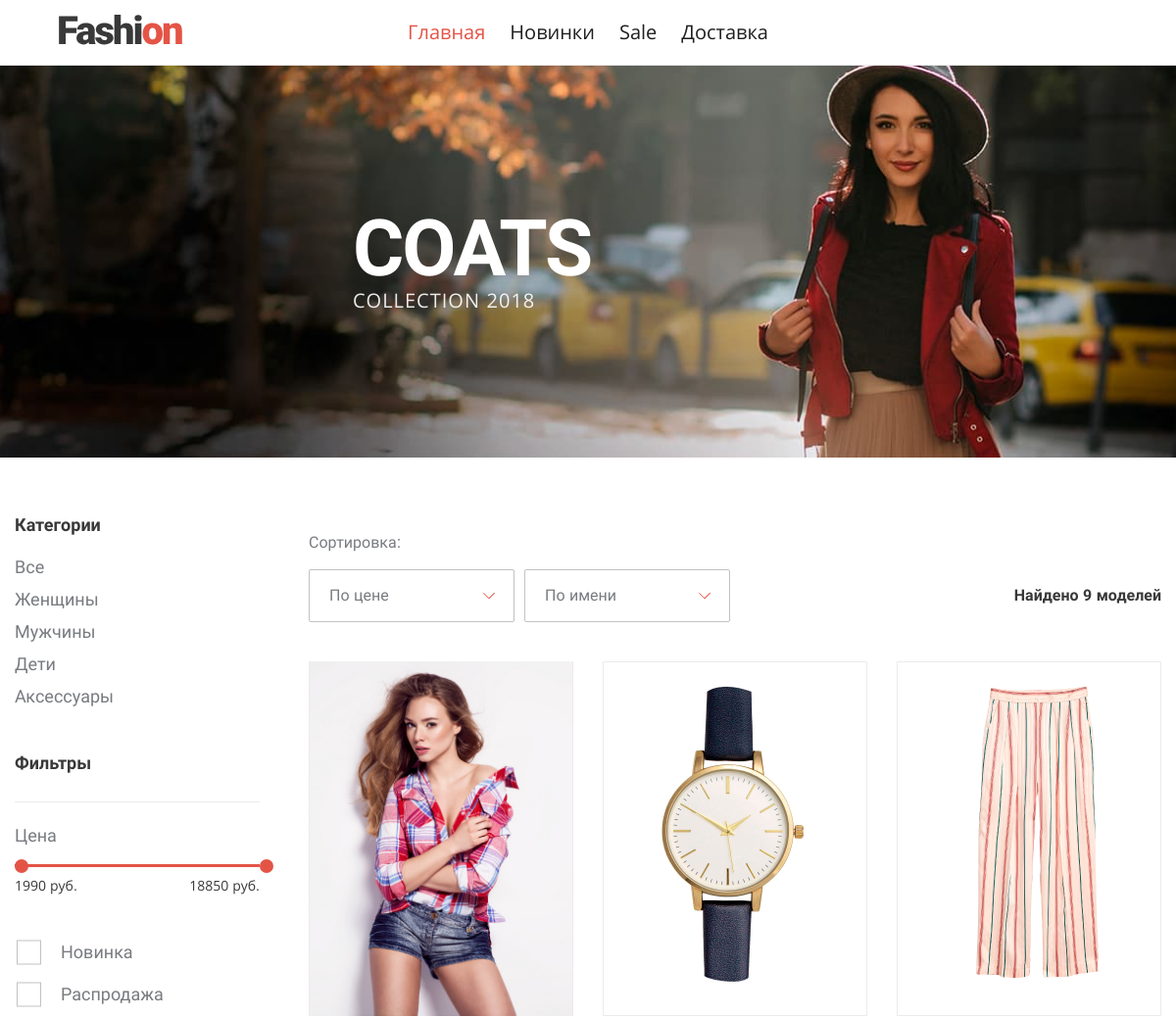
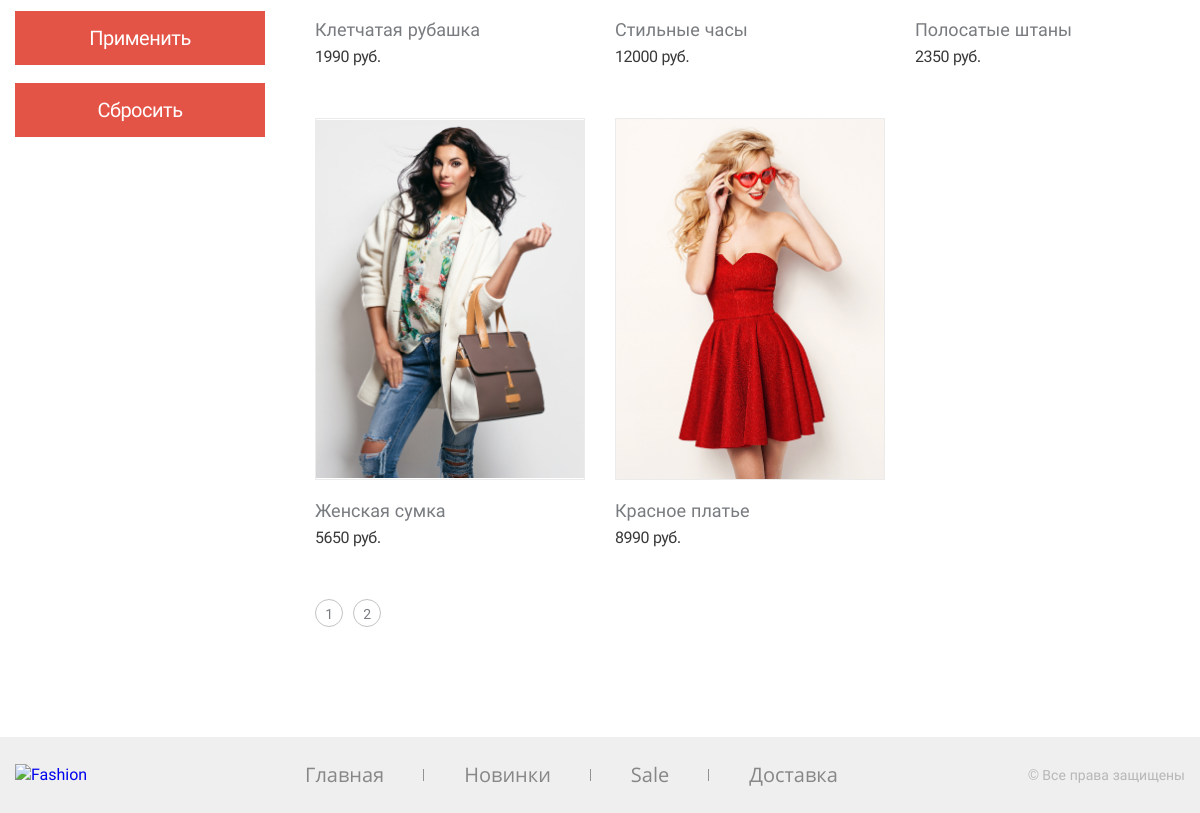
The page / on the database its author committed (2 pictures, top to bottom).
### tables this page shows
CREATE TABLE `menu_items` (
  `id` int(11) NOT NULL,
  `name` varchar(255) NOT NULL,
  `path` varchar(255) NOT NULL
);

CREATE TABLE `categories` (
  `id` int(11) NOT NULL,
  `name` varchar(255) NOT NULL
);

CREATE TABLE `products` (
  `id` int(11) NOT NULL,
  `name` varchar(255) NOT NULL,
  `price` int(32) NOT NULL,
  `date_create` datetime NOT NULL DEFAULT CURRENT_TIMESTAMP,
  `new` enum('yes','no') NOT NULL DEFAULT 'no',
  `sale` enum('yes','no') NOT NULL DEFAULT 'no',
  `img_path` varchar(255) DEFAULT NULL,
  `is_active` enum('yes','no') NOT NULL DEFAULT 'yes'
);

### index.php (the view, shortened to what this page needs)
<?php
$termination = ['модель', 'модели', 'моделей'];
$price = getMinMaxPrice($_GET);
$count_products = getCountProducts($_GET);
$products = getProducts($_GET);
$categories = getCategories();
?>
<?php require_once($_SERVER['DOCUMENT_ROOT'] . '/include/header_index.php') ?>
<main class="shop-page">
  <header class="intro">
    <div class="intro__wrapper">
      <h1 class=" intro__title">COATS</h1>
      <p class="intro__info">Collection 2018</p>
    </div>
  </header>
  <section class="shop container">
    <section class="shop__filter filter">
      <form>
      <div class="filter__wrapper">
        <b class="filter__title">Категории</b>
        <ul class="filter__list">
          <li>
            <a class="filter__list-item
            <?= ($_GET['cat'] == 'all') ? ' active"' : '" href="?' . http_build_query(array_merge($_GET, ['cat' => 'all'])) . '"'?>>Все</a>
          </li>
            <?php foreach ($categories as $category) :?>
                <li>
                    <a class="filter__list-item<?= ($_GET['cat'] == $category['id']) ? ' active"' : '" href="?' . http_build_query(array_merge($_GET, ['cat' => $category['id']])) . '"' ?>>
                    <?= $category['name'] ?></a>
                </li>
            <?php endforeach ?>
        </ul>
      </div>
        <div class="filter__wrapper">
          <b class="filter__title">Фильтры</b>
          <div class="filter__range range">
            <span class="range__info">Цена</span>
            <div class="range__line" aria-label="Range Line"></div>
            <div class="range__res">
                <span class="range__res-item min-price"><?= isset($_GET['min_price']) ? $_GET['min_price'] . ' руб.' : $price['min_price'] . ' руб.' ?></span>
                <span class="range__res-item max-price"><?= isset($_GET['max_price']) ? $_GET['max_price'] . ' руб.' : $price['max_price'] . ' руб.' ?></span>
            </div>
          </div>
        </div>
        <fieldset class="custom-form__group">
          <label for="new" class="custom-form__checkbox-label custom-form__info" style="display: block;">Новинка</label>
          <label for="sale" class="custom-form__checkbox-label custom-form__info" style="display: block;">Распродажа</label>
        </fieldset>
          <button class="button" type="submit" style="width: 100%">Применить</button>
        </form>
        <br>
        <a class="button" style="width: 100%" href="/">Сбросить</a>
    </section>
    <div class="shop__wrapper">
        <p>Сортировка:</p>
      <section class="shop__sorting">
        <div class="shop__sorting-item custom-form__select-wrapper">
          <select class="custom-form__select" name="sort_price" onChange="window.location=this.value;">
            <option hidden="">По цене</option>
          </select>
        </div>
        <div class="shop__sorting-item custom-form__select-wrapper">
          <select class="custom-form__select" name="sort_name" onChange="window.location=this.value;">
            <option hidden="">По имени</option>
          </select>
        </div>
        <p class="shop__sorting-res">Найдено <span class="res-sort"><?= declension($count_products, $termination) ?></span></p>
      </section>
      <section class="shop__list">
        <?php foreach ($products as $product) : ?>
          <article class="shop__item product"  tabindex="0">
          <div class="product__image">
            <img src="<?= $product['img_path'] ?>" alt="<?= $product['name'] ?>">
          </div>
          <p class="product__name" ><?= $product['name'] ?></p>
          <span class="product__price" ><?= $product['price'] ?> руб.</span>
        </article>
          <?php endforeach ?>
      </section>
      <ul class="shop__paginator paginator">
          <?php for ($i = 1; $i <= ceil($count_products / ITEMS_ON_PAGE); $i++) : ?>
            <li>
                <a class="paginator__item"<?= ($_GET['page'] == $i) ? null : 'href="?' . http_build_query(array_merge($_GET, ['page' => $i])) . '"' ?>><?= $i ?></a>
            </li>
          <?php endfor ?>
      </ul>
    </div>
  </section>
</main>
<?php require_once($_SERVER['DOCUMENT_ROOT'] . '/include/footer.php') ?>

### include/header_index.php (shortened to what this page needs)
<!DOCTYPE html>
<html lang="ru">
<head>
    <link rel="stylesheet" href="/css/style.min.css">
</head>
<body>
<header class="page-header">
    <a class="page-header__logo" href="/">
        <img src="img/logo.svg" alt="Fashion">
    </a>
    <?php require_once($_SERVER['DOCUMENT_ROOT'] . '/include/header_menu.php') ?>
</header>

### include/header_menu.php
<nav class="page-header__menu">
    <ul class="main-menu main-menu--header">
        <?php menuList($current_page) ?>
    </ul>
</nav>

### include/functions.php (shortened to what this page needs)
<?php
function declension ($number, $array) {
    $case = [2, 0, 1, 1, 1, 2];
    return $number.' '.$array[ ($number % 100 > 4 && $number % 100 < 20) ? 2 : $case[min($number % 10, 5)] ];
}
function dbaseConnect()
{
    static $connect;
    if ($connect === null) {
        try {
            $connect = new PDO(DSN, USER, PASS, OPT);
        } catch (PDOException $e) {
            die ('Подключение не удалось' . $e->getMessage());
        }
    }
    return $connect;
}
function menuList($current_page)
{
    $menu_items = dbaseConnect()->query('SELECT name, path from menu_items;');
    foreach ($menu_items as $item) {
        include ('menu_item.php');
    }
}
function getCategories()
{
    return dbaseConnect()->query('SELECT id, name FROM categories');
}
function constructQueryForProducts($query_array)
{
    $query = " FROM products as p WHERE p.is_active = 'yes'";
    if (empty($query_array)) {
        return $query;
    }
    return $query;
}
function execArray($query_array)
{
    if (isset($array)) {
        return $array;
    } else {
        return null;
    }
}
function getCountProducts($query_array)
{
    $query = "SELECT COUNT(p.id) as count" . constructQueryForProducts($query_array);
    $stmt = dbaseConnect()->prepare($query);
    $stmt->execute(execArray($query_array));
    return $stmt->fetch()['count'];
}
function getProducts($query_array)
{
    if (isset($query_array['sort'])) {
        $sort_array = explode('_', $query_array['sort']);
        if (in_array($sort_array[0], ['price', 'name'])) {
            $sort = 'p.' . $sort_array[0];
        }
        if (in_array($sort_array[1], ['ASC', 'DESC'])) {
            $order = $sort_array[1];
        } else {
            $sort = 'p.date_create';
            $order = 'ASC';
        }
    } else {
        $sort = 'p.date_create';
        $order = 'ASC';
    }
    $query = "SELECT p.id, p.name, p.price, p.img_path, p.new" . constructQueryForProducts($query_array) . " ORDER BY " . $sort . ' ' . $order . " LIMIT " . ITEMS_ON_PAGE . " OFFSET :offset";
    $stmt = dbaseConnect()->prepare($query);
    $array = execArray($query_array);
    if (isset($query_array['page']) && $query_array['page'] > 0) {
        $array['offset'] = ($query_array['page'] - 1) * ITEMS_ON_PAGE;
    } else {
        $array['offset'] = 0 * ITEMS_ON_PAGE;
    }
    $stmt->execute($array);
    return $stmt;
}
function getMinMaxPrice($query_array)
{
    $min_price = "SELECT MIN(p.price) as min_price" . constructQueryForProducts($query_array);
    $max_price = "SELECT MAX(p.price) as max_price" . constructQueryForProducts($query_array);
    $stmt = dbaseConnect()->prepare($min_price);
    $stmt->execute(execArray($query_array));
    $price['min_price'] = $stmt->fetch()['min_price'];
    $stmt = dbaseConnect()->prepare($max_price);
    $stmt->execute(execArray($query_array));
    $price['max_price'] = $stmt->fetch()['max_price'];
    return $price;
}

### include/menu_item.php
<li>
    <a class="main-menu__item <?= ($current_page == $item['name']) ? 'active"' : '" href=' . '"' . $item['path'] . '"' ?>>
        <?= $item['name'] ?>
    </a>
</li>

### include/footer.php (shortened to what this page needs)
<footer class="page-footer">
    <div class="container">
        <a class="page-footer__logo" href="#">
            <img src="/img/logo--footer.svg" alt="Fashion">
        </a>
        <?php require_once($_SERVER['DOCUMENT_ROOT'] . '/include/footer_menu.php') ?>
        <address class="page-footer__copyright">
            © Все права защищены
        </address>
    </div>
</footer>
</body>
</html>

### include/footer_menu.php
<nav class="page-footer__menu">
    <ul class="main-menu main-menu--footer">
        <?php menuList($current_page) ?>
    </ul>
</nav>

### rows shown on the page
menu_items: name "Главная"
menu_items: name "Новинки"
menu_items: name "Sale"
menu_items: name "Доставка"
categories: name "Женщины"
categories: name "Мужчины"
categories: name "Дети"
categories: name "Аксессуары"
products: img_path (picture), name "Клетчатая рубашка", price "1990"
products: img_path (picture), name "Стильные часы", price "12000"
products: img_path (picture), name "Полосатые штаны", price "2350"
products: img_path (picture), name "Женская сумка", price "5650"
products: img_path (picture), name "Красное платье", price "8990"

### other values the page prints
$price['min_price'] "1990"
$price['max_price'] "18850"
declension($count_products, $termination) "9 моделей"
